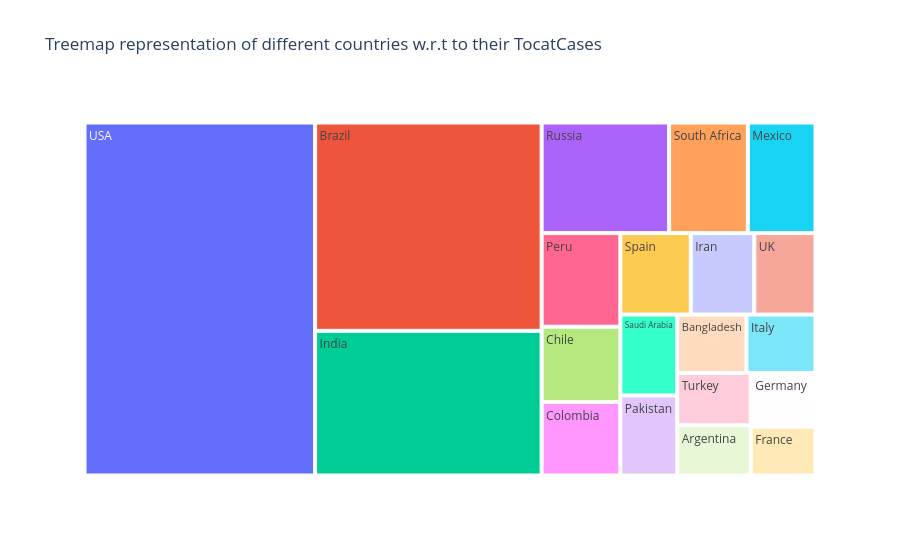
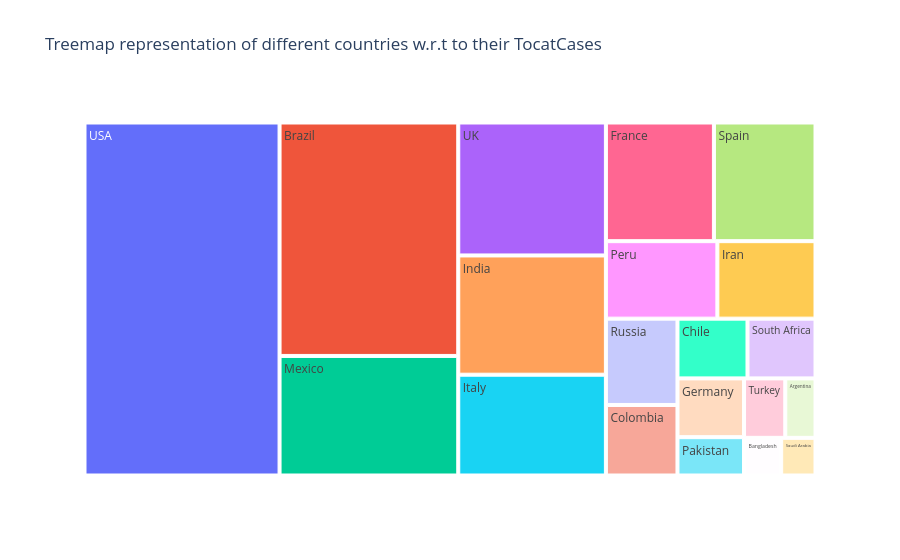
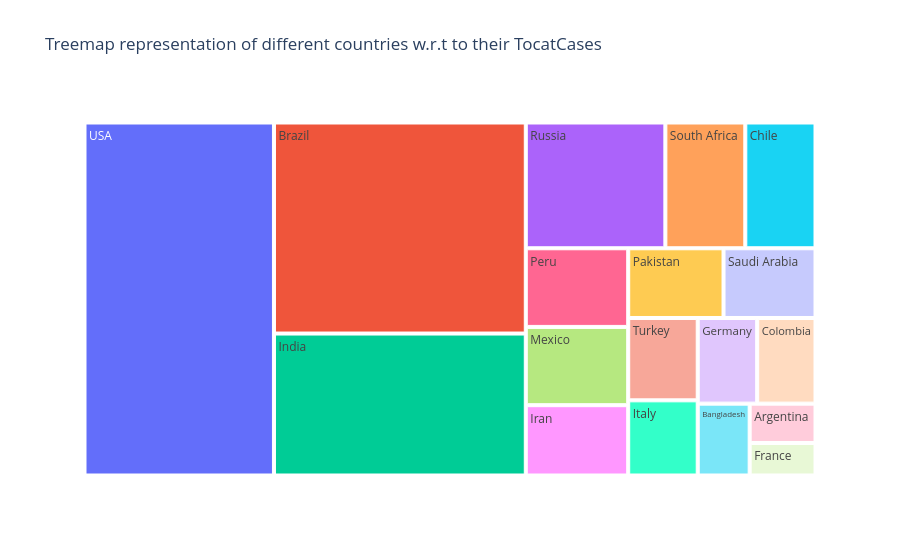
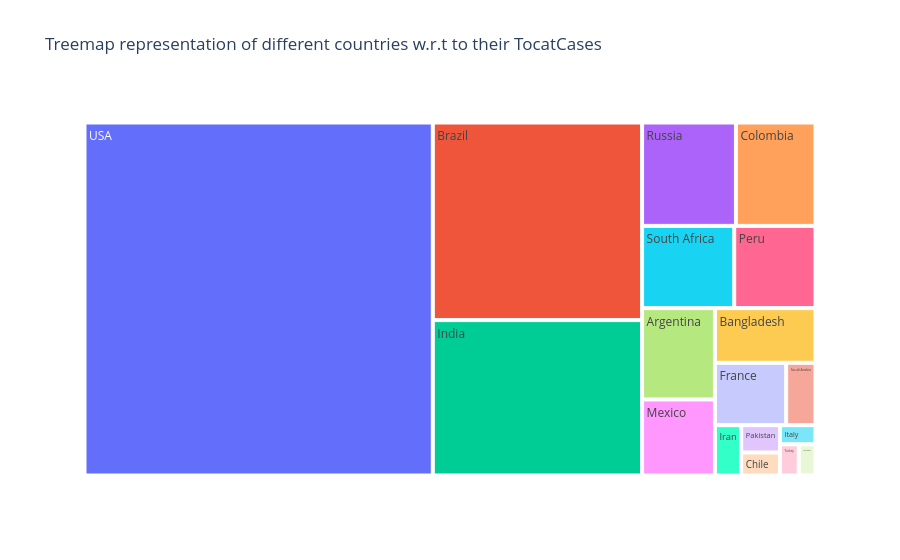

Notebook cell for these charts, in order:
### Code cell
columns=['TotalCases','TotalDeaths','TotalRecovered','ActiveCases']
for i in columns:
    fig=px.treemap(world_data.iloc[0:20],values=i,path=['Country/Region'],title='Treemap representation of different countries w.r.t to their TocatCases')
    fig.show()

### Figure 1 — Plotly figure (JSON) as saved in the notebook; plotly's stock layout.template omitted (floating-point values rounded to 4 significant figures)
{"data": [{"branchvalues": "total", "domain": {"x": [0, 1], "y": [0, 1]}, "hovertemplate": "labels=%{label}<br>TotalCases=%{value}<br>parent=%{parent}<br>id=%{id}<extra></extra>", "ids": ["USA", "Brazil", "India", "Russia", "South Africa", "Mexico", "Peru", "Chile", "Colombia", "Spain", "Iran", "UK", "Saudi Arabia", "Pakistan", "Bangladesh", "Italy", "Turkey", "Argentina", "Germany", "France"], "labels": ["USA", "Brazil", "India", "Russia", "South Africa", "Mexico", "Peru", "Chile", "Colombia", "Spain", "Iran", "UK", "Saudi Arabia", "Pakistan", "Bangladesh", "Italy", "Turkey", "Argentina", "Germany", "France"], "name": "", "parents": ["", "", "", "", "", "", "", "", "", "", "", "", "", "", "", "", "", "", "", ""], "type": "treemap", "values": [5032000.0, 2918000.0, 2025000.0, 871900.0, 538200.0, 462700.0, 455400.0, 366700.0, 357700.0, 354500.0, 320100.0, 308100.0, 284200.0, 281900.0, 249700.0, 249200.0, 237300.0, 228200.0, 215200.0, 195600.0]}], "layout": {"legend": {"tracegroupgap": 0}, "title": {"text": "Treemap representation of different countries w.r.t to their TocatCases"}}}

### Figure 2 — Plotly figure (JSON) as saved in the notebook; plotly's stock layout.template omitted (floating-point values rounded to 4 significant figures)
{"data": [{"branchvalues": "total", "domain": {"x": [0, 1], "y": [0, 1]}, "hovertemplate": "labels=%{label}<br>TotalDeaths=%{value}<br>parent=%{parent}<br>id=%{id}<extra></extra>", "ids": ["USA", "Brazil", "India", "Russia", "South Africa", "Mexico", "Peru", "Chile", "Colombia", "Spain", "Iran", "UK", "Saudi Arabia", "Pakistan", "Bangladesh", "Italy", "Turkey", "Argentina", "Germany", "France"], "labels": ["USA", "Brazil", "India", "Russia", "South Africa", "Mexico", "Peru", "Chile", "Colombia", "Spain", "Iran", "UK", "Saudi Arabia", "Pakistan", "Bangladesh", "Italy", "Turkey", "Argentina", "Germany", "France"], "name": "", "parents": ["", "", "", "", "", "", "", "", "", "", "", "", "", "", "", "", "", "", "", ""], "type": "treemap", "values": [162800.0, 98640.0, 41640.0, 14610.0, 9604.0, 50520.0, 20420.0, 9889.0, 11940.0, 28500.0, 17980.0, 46410.0, 3055.0, 6035.0, 3306.0, 35190.0, 5798.0, 4251.0, 9252.0, 30310.0]}], "layout": {"legend": {"tracegroupgap": 0}, "title": {"text": "Treemap representation of different countries w.r.t to their TocatCases"}}}

### Figure 3 — Plotly figure (JSON) as saved in the notebook; plotly's stock layout.template omitted (floating-point values rounded to 4 significant figures)
{"data": [{"branchvalues": "total", "domain": {"x": [0, 1], "y": [0, 1]}, "hovertemplate": "labels=%{label}<br>TotalRecovered=%{value}<br>parent=%{parent}<br>id=%{id}<extra></extra>", "ids": ["USA", "Brazil", "India", "Russia", "South Africa", "Mexico", "Peru", "Chile", "Colombia", "Spain", "Iran", "UK", "Saudi Arabia", "Pakistan", "Bangladesh", "Italy", "Turkey", "Argentina", "Germany", "France"], "labels": ["USA", "Brazil", "India", "Russia", "South Africa", "Mexico", "Peru", "Chile", "Colombia", "Spain", "Iran", "UK", "Saudi Arabia", "Pakistan", "Bangladesh", "Italy", "Turkey", "Argentina", "Germany", "France"], "name": "", "parents": ["", "", "", "", "", "", "", "", "", "", "", "", "", "", "", "", "", "", "", ""], "type": "treemap", "values": [2577000.0, 2048000.0, 1377000.0, 676400.0, 387300.0, 308800.0, 310300.0, 340200.0, 192400.0, 0.0, 277500.0, 0.0, 247100.0, 256100.0, 143800.0, 201300.0, 220500.0, 99850.0, 196200.0, 82460.0]}], "layout": {"legend": {"tracegroupgap": 0}, "title": {"text": "Treemap representation of different countries w.r.t to their TocatCases"}}}

### Figure 4 — Plotly figure (JSON) as saved in the notebook; plotly's stock layout.template omitted (floating-point values rounded to 4 significant figures)
{"data": [{"branchvalues": "total", "domain": {"x": [0, 1], "y": [0, 1]}, "hovertemplate": "labels=%{label}<br>ActiveCases=%{value}<br>parent=%{parent}<br>id=%{id}<extra></extra>", "ids": ["USA", "Brazil", "India", "Russia", "South Africa", "Mexico", "Peru", "Chile", "Colombia", "Spain", "Iran", "UK", "Saudi Arabia", "Pakistan", "Bangladesh", "Italy", "Turkey", "Argentina", "Germany", "France"], "labels": ["USA", "Brazil", "India", "Russia", "South Africa", "Mexico", "Peru", "Chile", "Colombia", "Spain", "Iran", "UK", "Saudi Arabia", "Pakistan", "Bangladesh", "Italy", "Turkey", "Argentina", "Germany", "France"], "name": "", "parents": ["", "", "", "", "", "", "", "", "", "", "", "", "", "", "", "", "", "", "", ""], "type": "treemap", "values": [2293000.0, 771300.0, 606400.0, 180900.0, 141300.0, 103300.0, 124600.0, 16610.0, 153400.0, 0.0, 24680.0, 0.0, 34080.0, 19770.0, 102500.0, 12690.0, 10920.0, 124100.0, 9758.0, 82860.0]}], "layout": {"legend": {"tracegroupgap": 0}, "title": {"text": "Treemap representation of different countries w.r.t to their TocatCases"}}}
